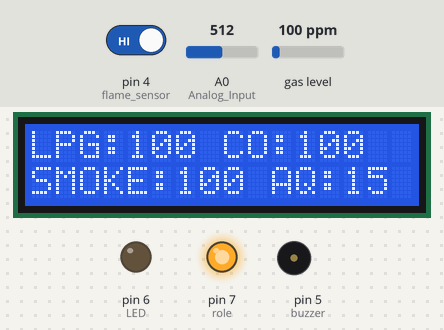
Recording of a sketch running on a simulated Arduino Uno, built with avr-gcc and run on an emulated ATmega328P. On the bench: 16×2 character LCD, output pins drawn as LEDs (lit = HIGH), buzzer (waves = sounding). The test bench sets the inputs (shaded band); at power-on: A0 (Analog_Input) = 512, pin 4 (flame_sensor) HIGH, gas level 100 ppm. What the sketch prints to the serial monitor is not drawn.

Above: at 1.7 s.
1.8 s: A0 (Analog_Input) set to 836
3.9 s: A0 (Analog_Input) set to 864
At 5.7 s:
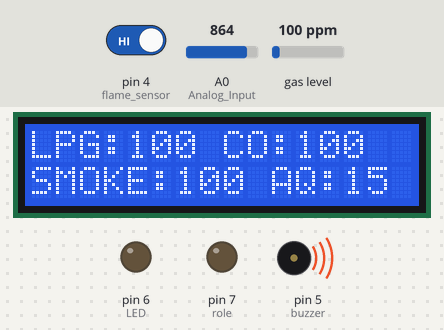
8.3 s: pin 4 (flame_sensor) driven LOW
At 10.1 s:
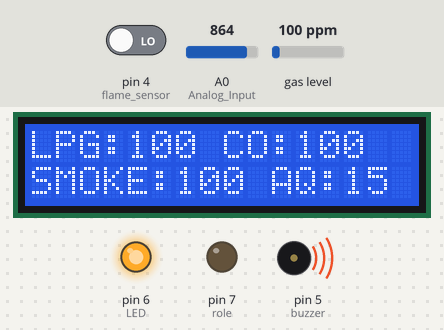
12.0 s: gas level set to 20 ppm
At 13.96 s:
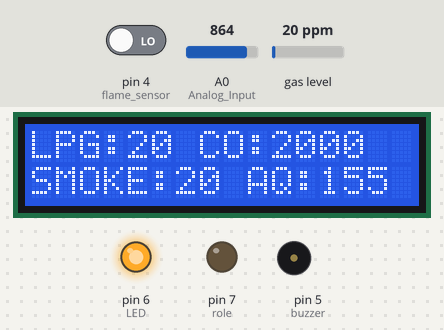
14.5 s: A0 (Analog_Input) set to 840
At 16.1 s:
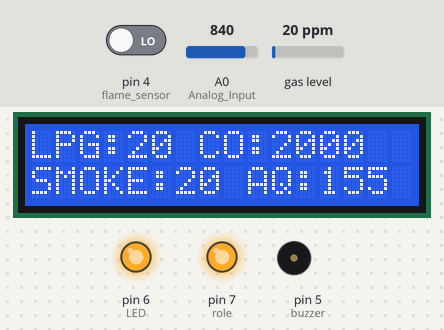
16.6 s: gas level set to 250 ppm
At 18.7 s:
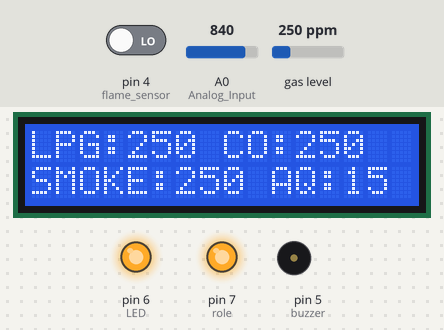
Timing chart, 0 to 20.0 s (numbered marks = the images above; inputs shaded):
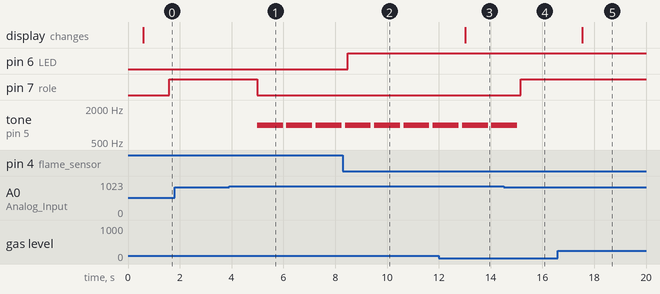

Measured:
- the behaviour switches between 850 and 851 on A0 (Analog_Input) (found by bisection; images 0 and 1)
- after the input at 1.8 s, every drawn part: stays the same
- after the input at 3.9 s, pin 7 (role): HIGH → LOW after 1.1 s; tone on pin 5 (buzzer): alternates 1000 Hz for 1.0 s and silent for 0.13 s, starting after 1.1 s
- after the input at 8.3 s, pin 6 (LED): LOW → HIGH after 0.18 s
- after the input at 12.0 s, the display: changes after 1.0 s (image 3)
- after the input at 14.5 s, pin 7 (role): LOW → HIGH after 0.66 s; tone on pin 5 (buzzer): goes on until 15.0 s, then stays silent
- after the input at 16.6 s, the display: changes after 0.94 s (image 5)

The sketch:

relay.ino
```cpp
#include<Wire.h>
#include <MQ2.h>
#include <LiquidCrystal_I2C.h>

LiquidCrystal_I2C lcd(0x27, 16, 2);

int LED = 6;
int flame_sensor = 4;
int flame_detected;

int Analog_Input = A0;
int sensorValue = A1;

int buzzer = 5;
int role=7;   //relay
int sensorThres = 850;
int lpg, co, smoke;
MQ2 mq2(Analog_Input);
void setup()
{
  Serial.begin(9600);
  analogReference(INTERNAL);
  pinMode(buzzer, OUTPUT);
  pinMode(Analog_Input, INPUT);
  pinMode(sensorValue, INPUT);
  pinMode(role,OUTPUT);
  pinMode(LED, OUTPUT);
  pinMode(flame_sensor, INPUT);

  lcd.backlight();
  lcd.init();
   mq2.begin();
}
void loop()
{
  float* values= mq2.read(true); //set it false if you don't want to print the values in the Serial
//  lpg = values[0];
  lpg = mq2.readLPG();
//  co = values[1];
  co = mq2.readCO();
//  smoke = values[2];
  smoke = mq2.readSmoke();
  lcd.setCursor(0,0);
  lcd.print("LPG:");
  lcd.print(lpg);
  lcd.print(" CO:");
  lcd.print(co);
  lcd.setCursor(0,1);
  lcd.print("SMOKE:");
  lcd.print(smoke);
  lcd.print(" AQ:");
  lcd.print(sensorValue);
  delay(1000);


  int top = analogRead(Analog_Input);
  Serial.println(top);
  Serial.print("AirQua=");
  Serial.print(sensorValue, DEC);
  Serial.print('\n');
  if (top > sensorThres)
  {
    tone(buzzer, 1000,1000);
    digitalWrite(role,LOW);
  }
  else
  {
    noTone(buzzer);
    digitalWrite(role,HIGH);
  }
  delay(100);

  flame_detected = digitalRead(flame_sensor);
  if (flame_detected == 0)
  {
    Serial.println("Flame detected...! take action immediately.");
//    digitalWrite(buzzer, HIGH);
    digitalWrite(LED, HIGH);
  }
  else
  {
    Serial.println("No flame detected. stay cool");
//    digitalWrite(buzzer, LOW);
    digitalWrite(LED, LOW);
  }
}
```
